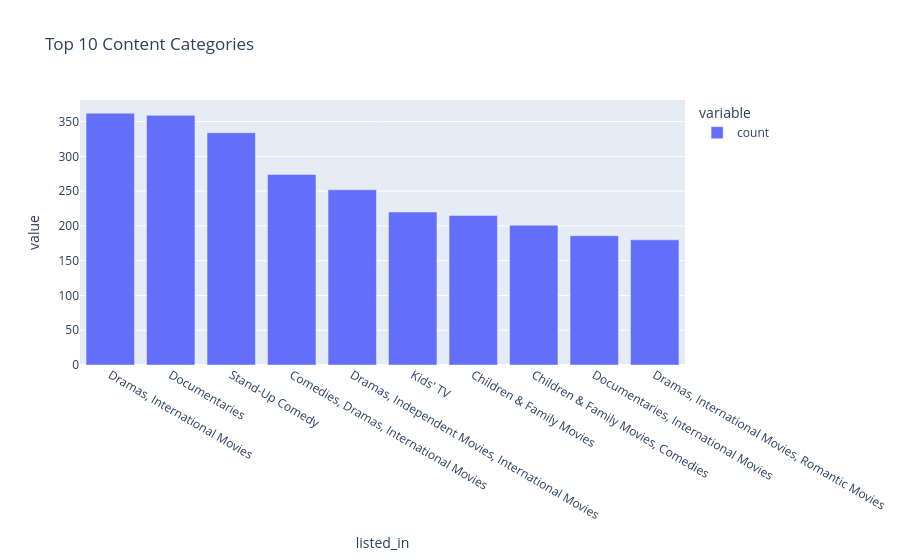

The notebook cell saved with this chart:
### Markdown cell above
#### What are the top Categories?

### Code cell
top_categories = df['listed_in'].value_counts().head(10)
top_categories
px.bar(top_categories,title='Top 10 Content Categories')

### Figure 1 — Plotly figure (JSON) as saved in the notebook; plotly's stock layout.template omitted (floating-point values rounded to 4 significant figures)
{"data": [{"alignmentgroup": "True", "hovertemplate": "variable=count<br>listed_in=%{x}<br>value=%{y}<extra></extra>", "legendgroup": "count", "marker": {"color": "#636efa", "pattern": {"shape": ""}}, "name": "count", "offsetgroup": "count", "orientation": "v", "showlegend": true, "textposition": "auto", "type": "bar", "x": ["Dramas, International Movies", "Documentaries", "Stand-Up Comedy", "Comedies, Dramas, International Movies", "Dramas, Independent Movies, International Movies", "Kids' TV", "Children & Family Movies", "Children & Family Movies, Comedies", "Documentaries, International Movies", "Dramas, International Movies, Romantic Movies"], "xaxis": "x", "y": [362, 359, 334, 274, 252, 220, 215, 201, 186, 180], "yaxis": "y"}], "layout": {"barmode": "relative", "legend": {"title": {"text": "variable"}, "tracegroupgap": 0}, "title": {"text": "Top 10 Content Categories"}, "xaxis": {"anchor": "y", "domain": [0, 1], "title": {"text": "listed_in"}}, "yaxis": {"anchor": "x", "domain": [0, 1], "title": {"text": "value"}}}}
